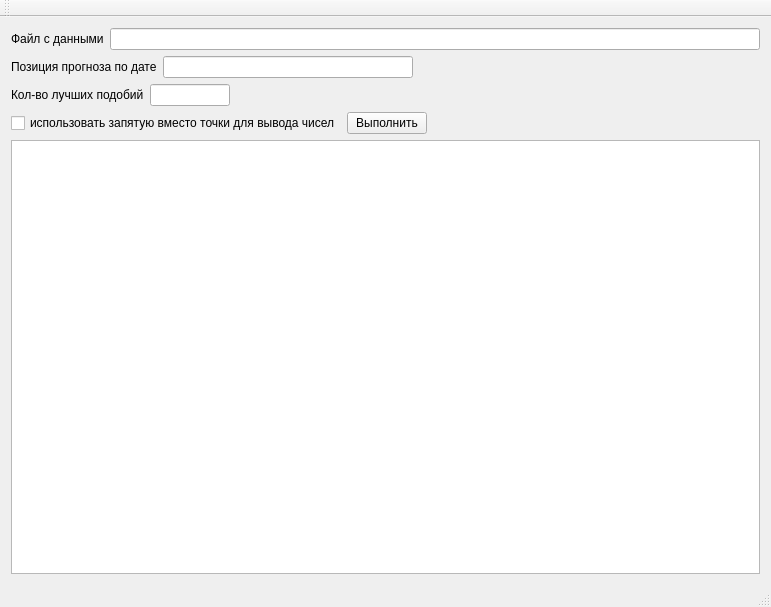
<?xml version="1.0" encoding="UTF-8"?>
<ui version="4.0">
 <class>MainWindow</class>
 <widget class="QMainWindow" name="MainWindow">
  <property name="geometry">
   <rect>
    <x>0</x>
    <y>0</y>
    <width>771</width>
    <height>607</height>
   </rect>
  </property>
  <property name="windowTitle">
   <string>MainWindow</string>
  </property>
  <widget class="QWidget" name="centralWidget">
   <layout class="QGridLayout" name="gridLayout">
    <item row="0" column="0">
     <layout class="QHBoxLayout" name="horizontalLayout">
      <item>
       <widget class="QLabel" name="label">
        <property name="text">
         <string>Файл с данными</string>
        </property>
       </widget>
      </item>
      <item>
       <widget class="QLineEdit" name="ed_file_data"/>
      </item>
     </layout>
    </item>
    <item row="1" column="0">
     <layout class="QHBoxLayout" name="horizontalLayout_4">
      <item>
       <widget class="QLabel" name="label_3">
        <property name="text">
         <string>Позиция прогноза по дате</string>
        </property>
       </widget>
      </item>
      <item>
       <widget class="QLineEdit" name="ed_start_date_time">
        <property name="maximumSize">
         <size>
          <width>250</width>
          <height>16777215</height>
         </size>
        </property>
       </widget>
      </item>
      <item>
       <spacer name="horizontalSpacer_3">
        <property name="orientation">
         <enum>Qt::Horizontal</enum>
        </property>
        <property name="sizeHint" stdset="0">
         <size>
          <width>40</width>
          <height>20</height>
         </size>
        </property>
       </spacer>
      </item>
     </layout>
    </item>
    <item row="2" column="0">
     <layout class="QHBoxLayout" name="horizontalLayout_2">
      <item>
       <widget class="QLabel" name="label_2">
        <property name="text">
         <string>Кол-во лучших подобий</string>
        </property>
       </widget>
      </item>
      <item>
       <widget class="QLineEdit" name="ed_count_best">
        <property name="maximumSize">
         <size>
          <width>80</width>
          <height>16777215</height>
         </size>
        </property>
       </widget>
      </item>
      <item>
       <spacer name="horizontalSpacer">
        <property name="orientation">
         <enum>Qt::Horizontal</enum>
        </property>
        <property name="sizeHint" stdset="0">
         <size>
          <width>40</width>
          <height>20</height>
         </size>
        </property>
       </spacer>
      </item>
     </layout>
    </item>
    <item row="3" column="0">
     <layout class="QHBoxLayout" name="horizontalLayout_3">
      <item>
       <widget class="QCheckBox" name="checkBox_UseComma">
        <property name="text">
         <string>использовать запятую вместо точки для вывода чисел</string>
        </property>
       </widget>
      </item>
      <item>
       <widget class="QPushButton" name="pushButton">
        <property name="maximumSize">
         <size>
          <width>120</width>
          <height>16777215</height>
         </size>
        </property>
        <property name="text">
         <string>Выполнить</string>
        </property>
       </widget>
      </item>
      <item>
       <spacer name="horizontalSpacer_2">
        <property name="orientation">
         <enum>Qt::Horizontal</enum>
        </property>
        <property name="sizeHint" stdset="0">
         <size>
          <width>40</width>
          <height>20</height>
         </size>
        </property>
       </spacer>
      </item>
     </layout>
    </item>
    <item row="4" column="0">
     <widget class="QPlainTextEdit" name="txt_log"/>
    </item>
   </layout>
  </widget>
  <widget class="QMenuBar" name="menuBar">
   <property name="geometry">
    <rect>
     <x>0</x>
     <y>0</y>
     <width>771</width>
     <height>22</height>
    </rect>
   </property>
  </widget>
  <widget class="QToolBar" name="mainToolBar">
   <attribute name="toolBarArea">
    <enum>TopToolBarArea</enum>
   </attribute>
   <attribute name="toolBarBreak">
    <bool>false</bool>
   </attribute>
  </widget>
  <widget class="QStatusBar" name="statusBar"/>
 </widget>
 <layoutdefault spacing="6" margin="11"/>
 <resources/>
 <connections/>
</ui>
